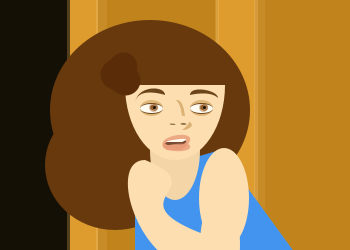
Frame 1 (no input)
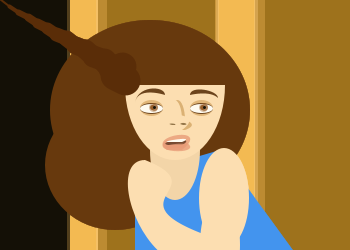
Frame 60 (the mouse pressed at the canvas centre just before this capture)
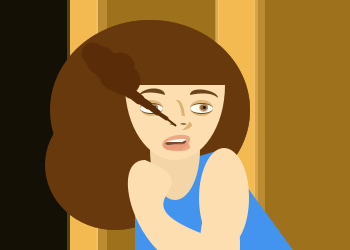
Frame 120 (the mouse held since frame 60 and released just before this capture)

The Processing sketch that drew these frames (run headless with seeded random() and noise(); from frame 60 on, the mouse is pressed at the canvas centre):

// Processing sketch: processing_65180
// ── processing_65180.pde

/*****************************
* Self Portrait in the style of Alfred Hitchcock's in Dial M for Murder.
* class 1
* Angela Stempel 07.07.2012
* Includes adapted Reach2 example, based on code from Keith Peters (www.bit-101.com)

*****************************/

int numSegments = 15;
float[] x = new float[numSegments];
float[] y = new float[numSegments];
float[] angle = new float[numSegments];
float segLength = 11;
float targetX, targetY;

void setup() {
  size(350, 250);
  background(211, 141, 28);
  smooth();
}

void draw() {
  rectMode(CORNER);
  ellipseMode(CORNER);
  noStroke();
  
// colors black background rectangle
  fill(0);
  rect(0, 0, 70, 400);

// Colors the door behind Grace.
  fill(242, 182, 86, 70);
  rect(67, 0, 40, 400);

  fill(129, 85, 13, 70);
  rect(98, 0, 120, 400);

  fill(242, 182, 86, 70);
  rect(215, 0, 50, 400);

  fill(129, 85, 13, 70);
  rect(255, 0, 120, 400);

//colors in highlights
  fill(245, 197, 119, 70);
  rect(96, 0, 2, 400);
  rect(216, 0, 3, 400);
  rect(254, 0, 4, 400);

/**draws hair, Brown,  integrate Reach2 code for hair. 
Make hair responsive to mouse interaction*/
  fill(90, 45, 8);
  ellipse(50, 20, 200, 180);
  ellipse(45, 100, 140, 130);
 
// draws body, grey
  fill(51, 143, 252);
  quad(135, 175, 220, 150, 300, 260, 135, 260);
  
/* draws neck black
arc(x1(TOP CORNER), y1(TOP CORNER), width, height, start angle, radian(?), 2nd angle);
*/ 
  fill(242, 214, 176);
  arc(150, 100, 50, 100, 0, PI);
    
// draws head
  fill(252, 224, 186);
  arc(125, 10, 100, 150, 0, TWO_PI/2);

//draws eye lids
  fill(222, 180, 125);
  arc(140, 100, 23, 16, 0, TWO_PI);
  arc(190, 100, 23, 16, 0, TWO_PI);

//draws eye lashes, 
  fill(95, 56, 24);
  arc(140, 103, 23, 11, 0, TWO_PI);
  arc(190, 103, 23, 11, 0, TWO_PI);

// draws eye whites
  fill(255);
  arc(140, 104, 23, 9, 0, TWO_PI);
  arc(190, 104, 23, 9, 0, TWO_PI);

// draw iris
  fill(139, 79, 30, 100);
  ellipse(149, 103, 9, 9);
  ellipse(199, 103, 9, 9);

  fill(139, 79, 30, 150);
  ellipse(151, 104, 7, 7);
  ellipse(201, 104, 7, 7);

//draw pupil
  fill(139, 79, 30, 220);
  ellipse(150, 105, 5, 5);
  ellipse(200, 105, 5, 5);

  fill(0, 0, 0, 250);
  ellipse(153, 106, 3, 3);
  ellipse(203, 106, 3, 3);

//draws eyebrows
  fill(95, 56, 24);
  beginShape();
  vertex(135, 105);
  bezierVertex(135, 85, 165, 85, 165, 95);
  bezierVertex(165, 95, 135, 85, 135, 105);
  endShape(); //right eyebrow

  fill(95, 56, 24);
  beginShape();
  vertex(218, 98);
  bezierVertex(218, 90, 190, 85, 190, 95);
  bezierVertex(190, 95, 210, 90, 218, 98);
  endShape(); // left eyebrow

//draw nose shadow
  fill(198, 150, 86, 170);
  arc(170, 100, 15, 40, TWO_PI-PI, TWO_PI);

//draw nose
  fill(252, 224, 186);
  arc(167, 100, 15, 40, TWO_PI-PI, TWO_PI);

//draw nosetip shadow
  fill(198, 150, 86, 170);
  curveTightness(7);
  curve(160, 110, 170, 130, 185, 130, 198, 120);

//draw nosetip
  fill(252, 224, 186);
  curveTightness(7);
  curve(160, 110, 167, 130, 182, 130, 195, 110);

//draw nostrils
  fill(82, 54, 17, 170);
  curve(167, 123, 172, 125, 175, 125, 175, 123); // right 
  curve(186, 122, 180, 124, 183, 125, 188, 124); // left

//draw lips
  fill(229, 151, 123, 200);
  curveTightness(7);
  curve(160, 135, 167, 150, 182, 150, 198, 125); //top
  curve(160, 155, 167, 140, 182, 140, 198, 155);//bottom

//draw black mouth interior
  fill(108, 63, 47);
  curveTightness(7);
  curve(168, 142, 168, 145, 182, 145, 186, 135); //top

//draws lip overlap
  fill(229, 151, 123, 200);
  curve(168, 145, 168, 148, 182, 148, 186, 140);// bottom

//draws teeth
  fill(255);
  curve(169, 142, 169, 142, 182, 142, 186, 135);

//draws arm
  fill(252, 224, 186);
  ellipse(199, 148, 50, 100);
  ellipse(200, 195, 40, 100);

//draws forearm/hand
  fill(252, 224, 186);
  beginShape();
  vertex(220, 240);
  bezierVertex(100, 200, 220, 190, 145, 160);
  bezierVertex(100, 160, 150, 300, 220, 260);
  endShape();
  
//filter
  fill(255, 209, 82, 20);
  rect(0, 0, 350, 250);
  
// Reach2 code for interaction
  smooth();
  strokeWeight(20.0);
  stroke(90, 45, 8, 255);
  x[x.length-1] = 125;     // Set base x-coordinate
  y[x.length-1] = 80;  // Set base y-coordinate

  
 reachSegment(0, mouseX, mouseY);
  for(int i=1; i<numSegments; i++) {
    reachSegment(i, targetX, targetY);
  }
  for(int i=x.length-1; i>=1; i--) {
    positionSegment(i, i-1);  
  } 
  for(int i=0; i<x.length; i++) {
    segment(x[i], y[i], angle[i], (i+1)*2); 
  }
  
}

// reach2 code continued
void positionSegment(int a, int b) {
  x[b] = x[a] + cos(angle[a]) * segLength;
  y[b] = y[a] + sin(angle[a]) * segLength; 
}

void reachSegment(int i, float xin, float yin) {
  float dx = xin - x[i];
  float dy = yin - y[i];
  angle[i] = atan2(dy, dx);  
  targetX = xin - cos(angle[i]) * segLength;
  targetY = yin - sin(angle[i]) * segLength;
}

void segment(float x, float y, float a, float sw) {
  strokeWeight(sw);
  pushMatrix();
  translate(x, y);
  rotate(a);
  line(0, 0, segLength, 0);
  popMatrix();
}





/***** CODE CHEATSHEET ***********************

bezierVertex(cx1, cy1, cx2, cy2, x, y);
bezierVertex(cx1, cy1, cz1, cx2, cy2, x, y, z);
curve(cx1, cy1, x1, y1, x2, y2, cx2, cy2);
arc(x1, y1, width, height, start pt., end pt);
ellipse(x1, y1, width, height);

*********************************************/
